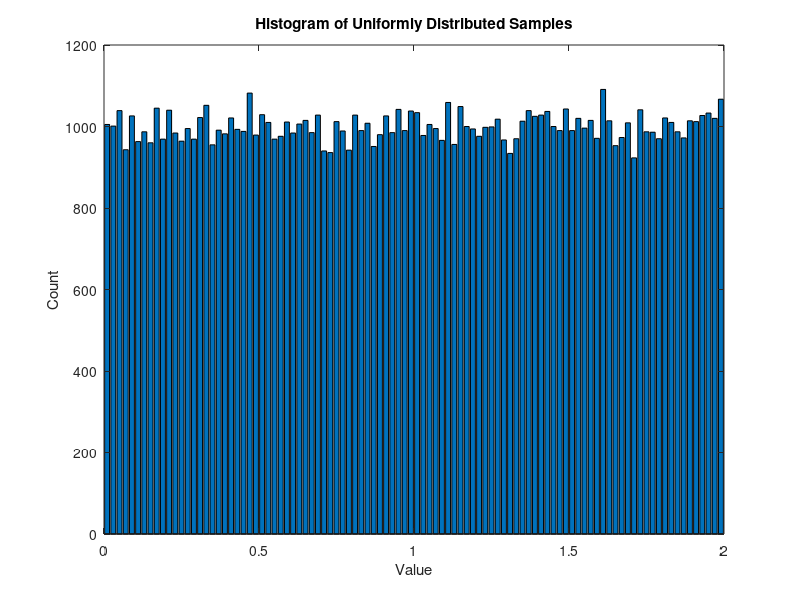
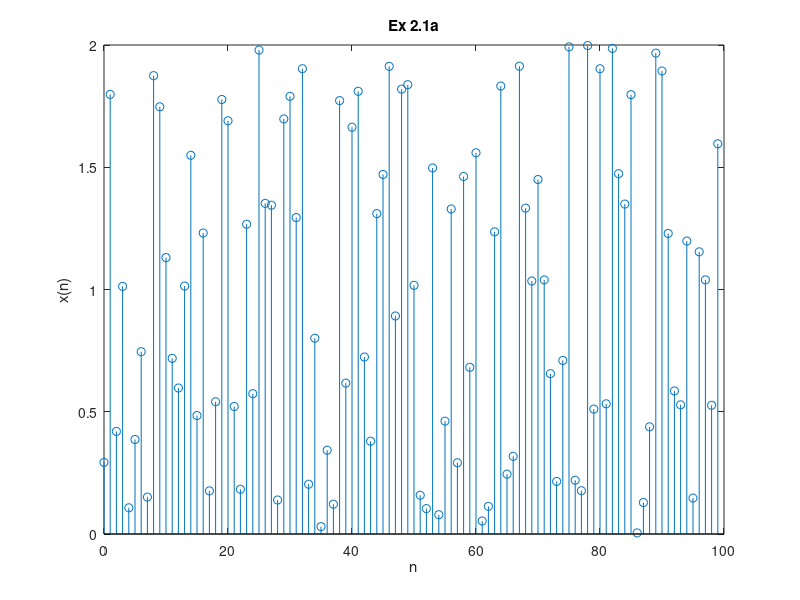

Write the MATLAB code that produced these figures, in order.
num_samples = 100000;
n = 0 : 99999;

x1 = 2 * rand(1, num_samples);

bin = 100;
[counts, bin_centers] = hist(x1, bin);

% histogram
figure(1);
bar(bin_centers, counts);
xlabel('Value');
ylabel('Count');
title('Histogram of Uniformly Distributed Samples');

% graph(100 sample only)
figure(2);
n_stem = 0:99
stem(n_stem, x1(1:100)); title('Ex 2.1a'); xlabel('n'); ylabel('x(n)');
